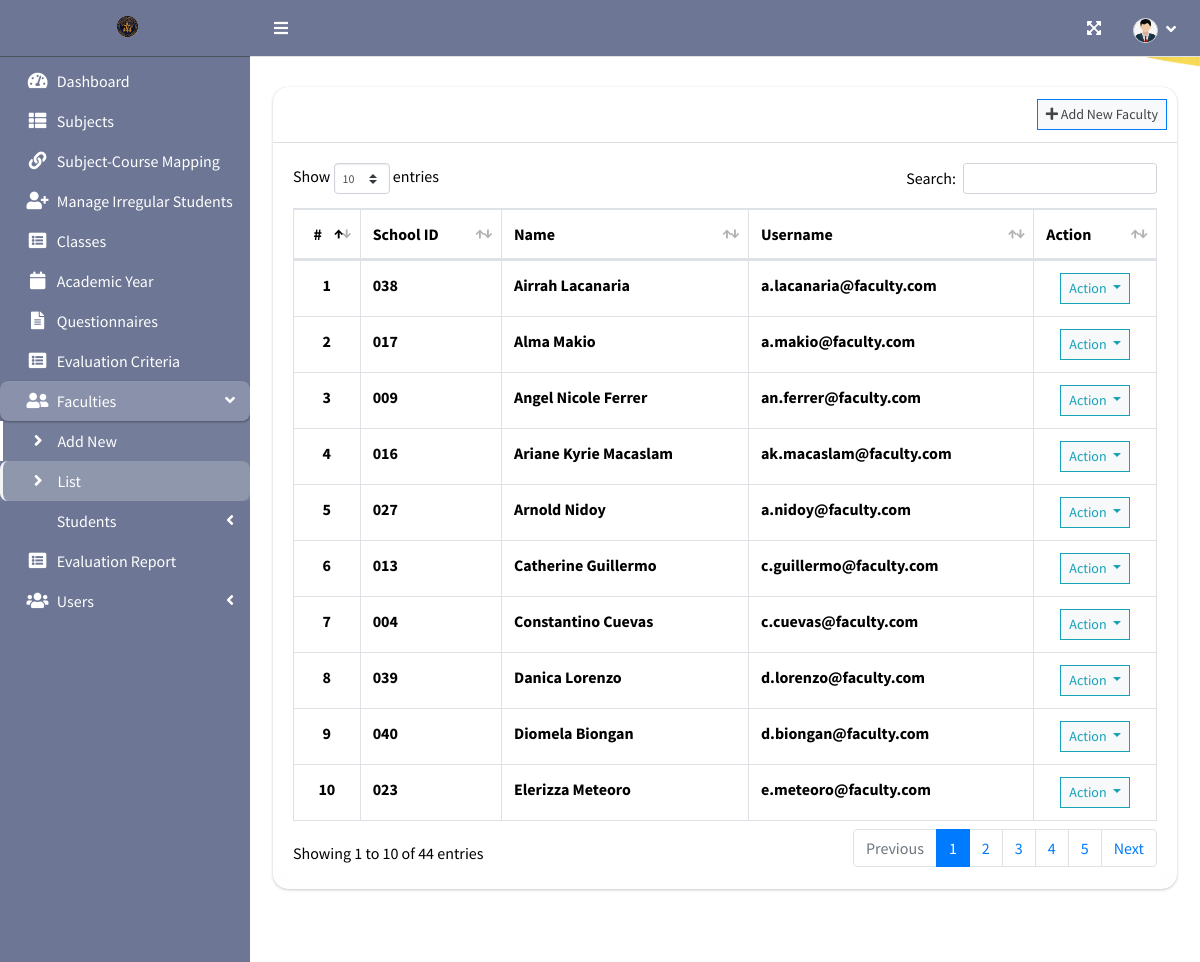
Screenshot of /index.php?page=faculty_list (signed in) with the database file from the repository.
### tables this page shows
CREATE TABLE `faculty_list` (
  `id` int(30) NOT NULL,
  `school_id` varchar(100) NOT NULL,
  `firstname` varchar(200) NOT NULL,
  `middlename` varchar(50) DEFAULT NULL,
  `lastname` varchar(200) NOT NULL,
  `username` varchar(200) NOT NULL,
  `password` text NOT NULL,
  `avatar` text NOT NULL DEFAULT 'no-image-available.png',
  `date_created` datetime NOT NULL DEFAULT current_timestamp()
);

### admin/faculty_list.php (the view, shortened to what this page needs)
<?php include 'db_connect.php' ?>
<div class="col-lg-12">
	<div class="card card-outline ">
		<div class="card-header">
			<div class="card-tools">
				<a class="btn btn-block btn-sm btn-default btn-flat border-primary"
					href="./index.php?page=new_faculty"><i class="fa fa-plus"></i> Add New Faculty</a>
			</div>
		</div>
		<div class="card-body">
			<table class="table tabe-hover table-bordered" id="list">
				<thead>
					<tr>
						<th class="text-center">#</th>
						<th>School ID</th>
						<th>Name</th>
						<th>Username</th>
						<th>Action</th>
					</tr>
				</thead>
				<tbody>
					<?php
					$i = 1;
					$qry = $conn->query("SELECT *,concat(firstname,' ',COALESCE(NULLIF(middlename,''),''),' ',lastname) as name FROM faculty_list order by concat(firstname,' ',lastname) asc");
					while ($row = $qry->fetch_assoc()):
						?>
						<tr>
							<th class="text-center"><?php echo $i++ ?></th>
							<td><b><?php echo $row['school_id'] ?></b></td>
							<td><b><?php echo ucwords($row['name']) ?></b></td>
							<td><b><?php echo $row['username'] ?></b></td>
							<td class="text-center">
								<button type="button"
									class="btn btn-default btn-sm btn-flat border-info wave-effect text-info dropdown-toggle"
									data-toggle="dropdown" aria-expanded="true">
									Action
								</button>
							</td>
						</tr>
					<?php endwhile; ?>
				</tbody>
			</table>
		</div>
	</div>
</div>

### admin/faculty_list.php (style rules this page uses)
.card, .card-body { color: black; background: transparent !important; backdrop-filter: blur(10px); -webkit-backdrop-filter: blur(10px); border-radius: 15px; border: none; }

### rows the page displays
faculty_list: school "038", name "Airrah Lacanaria", username "a.lacanaria@faculty.com"
faculty_list: school "017", name "Alma Makio", username "a.makio@faculty.com"
faculty_list: school "009", name "Angel Nicole Ferrer", username "an.ferrer@faculty.com"
faculty_list: school "016", name "Ariane Kyrie Macaslam", username "ak.macaslam@faculty.com"
faculty_list: school "027", name "Arnold Nidoy", username "a.nidoy@faculty.com"
faculty_list: school "013", name "Catherine Guillermo", username "c.guillermo@faculty.com"
faculty_list: school "004", name "Constantino Cuevas", username "c.cuevas@faculty.com"
faculty_list: school "039", name "Danica Lorenzo", username "d.lorenzo@faculty.com"
faculty_list: school "040", name "Diomela Biongan", username "d.biongan@faculty.com"
faculty_list: school "023", name "Elerizza Meteoro", username "e.meteoro@faculty.com"
